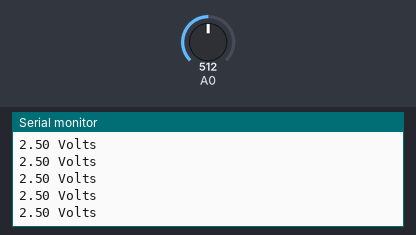
The sketch below on a simulated Arduino Uno, built with avr-gcc and run on an emulated ATmega328P. Parts: the last lines printed to the serial monitor. The inputs (shaded band) are chosen by the test bench; at power-on: A0 = 512.

Above: at 1.2 s.
1.3 s: A0 set to 716
At 1.68 s:
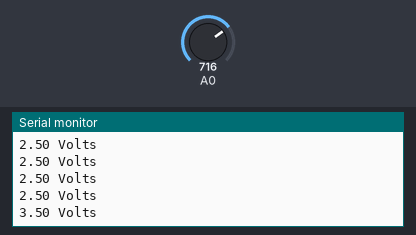
2.8 s: A0 set to 900
At 2.94 s:
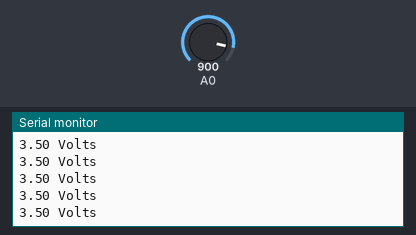
Timing chart, 0 to 5.8 s (numbered marks = the images above; inputs shaded):
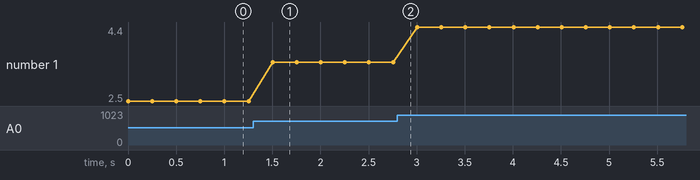

The sketch:

Example_03_05.ino
```cpp
void setup() {

  // put your setup code here, to run once:
  Serial.begin(9600);

}

void loop() {

  // put your main code here, to run repeatedly:
  int sensorValue = analogRead(A0);

  // Convert the analog reading (which goes from 0 - 1023) to a voltage (0 - 5V)
  float voltage = sensorValue * (5.0 / 1023.0);

  Serial.println(String(voltage) + " Volts");
  delay(250);
}
```

Measured:
- after the input at 1.3 s, the serial monitor: prints a new line after 0.20 s (image 1)
- plotted number 1: 2.5 → 3.5 after the input at 1.3 s, 3.5 → 4.4 after the input at 2.8 s
